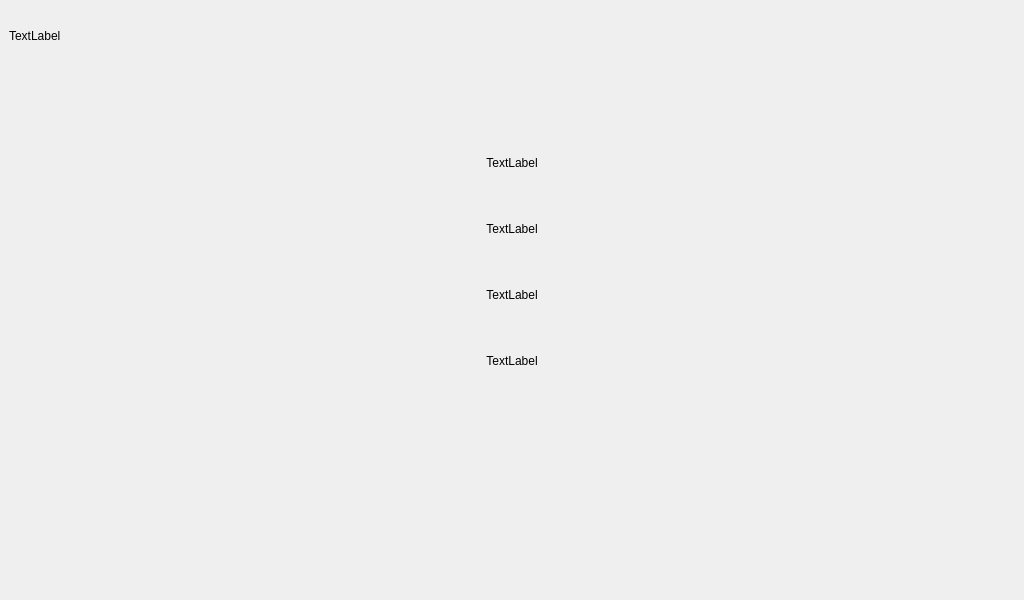
<?xml version="1.0" encoding="UTF-8"?>
<ui version="4.0">
 <class>MainPage</class>
 <widget class="QWidget" name="MainPage">
  <property name="geometry">
   <rect>
    <x>0</x>
    <y>0</y>
    <width>1024</width>
    <height>600</height>
   </rect>
  </property>
  <property name="windowTitle">
   <string>Form</string>
  </property>
  <widget class="QFrame" name="verticalFrame">
   <property name="geometry">
    <rect>
     <x>0</x>
     <y>0</y>
     <width>1024</width>
     <height>600</height>
    </rect>
   </property>
   <layout class="QVBoxLayout" name="verticalLayout">
    <item>
     <spacer name="verticalSpacer">
      <property name="orientation">
       <enum>Qt::Vertical</enum>
      </property>
      <property name="sizeType">
       <enum>QSizePolicy::Fixed</enum>
      </property>
      <property name="sizeHint" stdset="0">
       <size>
        <width>10</width>
        <height>20</height>
       </size>
      </property>
     </spacer>
    </item>
    <item>
     <widget class="QLabel" name="titleLabel">
      <property name="text">
       <string>TextLabel</string>
      </property>
     </widget>
    </item>
    <item>
     <spacer name="verticalSpacer_2">
      <property name="orientation">
       <enum>Qt::Vertical</enum>
      </property>
      <property name="sizeHint" stdset="0">
       <size>
        <width>20</width>
        <height>40</height>
       </size>
      </property>
     </spacer>
    </item>
    <item>
     <widget class="QFrame" name="verticalFrame_2">
      <layout class="QVBoxLayout" name="verticalLayout_2">
       <item>
        <layout class="QHBoxLayout" name="horizontalLayout_2">
         <item>
          <spacer name="horizontalSpacer">
           <property name="orientation">
            <enum>Qt::Horizontal</enum>
           </property>
           <property name="sizeHint" stdset="0">
            <size>
             <width>40</width>
             <height>20</height>
            </size>
           </property>
          </spacer>
         </item>
         <item>
          <widget class="QLabel" name="ahrsLabel">
           <property name="minimumSize">
            <size>
             <width>400</width>
             <height>0</height>
            </size>
           </property>
           <property name="maximumSize">
            <size>
             <width>400</width>
             <height>16777215</height>
            </size>
           </property>
           <property name="text">
            <string>TextLabel</string>
           </property>
           <property name="alignment">
            <set>Qt::AlignCenter</set>
           </property>
          </widget>
         </item>
         <item>
          <spacer name="horizontalSpacer_2">
           <property name="orientation">
            <enum>Qt::Horizontal</enum>
           </property>
           <property name="sizeHint" stdset="0">
            <size>
             <width>40</width>
             <height>20</height>
            </size>
           </property>
          </spacer>
         </item>
        </layout>
       </item>
       <item>
        <spacer name="verticalSpacer_3">
         <property name="orientation">
          <enum>Qt::Vertical</enum>
         </property>
         <property name="sizeHint" stdset="0">
          <size>
           <width>20</width>
           <height>40</height>
          </size>
         </property>
        </spacer>
       </item>
       <item>
        <layout class="QHBoxLayout" name="horizontalLayout_3">
         <item>
          <spacer name="horizontalSpacer_3">
           <property name="orientation">
            <enum>Qt::Horizontal</enum>
           </property>
           <property name="sizeHint" stdset="0">
            <size>
             <width>40</width>
             <height>20</height>
            </size>
           </property>
          </spacer>
         </item>
         <item>
          <widget class="QLabel" name="planeLabel">
           <property name="minimumSize">
            <size>
             <width>400</width>
             <height>0</height>
            </size>
           </property>
           <property name="maximumSize">
            <size>
             <width>400</width>
             <height>16777215</height>
            </size>
           </property>
           <property name="text">
            <string>TextLabel</string>
           </property>
           <property name="alignment">
            <set>Qt::AlignCenter</set>
           </property>
          </widget>
         </item>
         <item>
          <spacer name="horizontalSpacer_4">
           <property name="orientation">
            <enum>Qt::Horizontal</enum>
           </property>
           <property name="sizeHint" stdset="0">
            <size>
             <width>40</width>
             <height>20</height>
            </size>
           </property>
          </spacer>
         </item>
        </layout>
       </item>
       <item>
        <spacer name="verticalSpacer_5">
         <property name="orientation">
          <enum>Qt::Vertical</enum>
         </property>
         <property name="sizeHint" stdset="0">
          <size>
           <width>20</width>
           <height>40</height>
          </size>
         </property>
        </spacer>
       </item>
       <item>
        <layout class="QHBoxLayout" name="horizontalLayout_4">
         <item>
          <spacer name="horizontalSpacer_5">
           <property name="orientation">
            <enum>Qt::Horizontal</enum>
           </property>
           <property name="sizeHint" stdset="0">
            <size>
             <width>40</width>
             <height>20</height>
            </size>
           </property>
          </spacer>
         </item>
         <item>
          <widget class="QLabel" name="restartLabel">
           <property name="minimumSize">
            <size>
             <width>400</width>
             <height>0</height>
            </size>
           </property>
           <property name="maximumSize">
            <size>
             <width>400</width>
             <height>16777215</height>
            </size>
           </property>
           <property name="text">
            <string>TextLabel</string>
           </property>
           <property name="alignment">
            <set>Qt::AlignCenter</set>
           </property>
          </widget>
         </item>
         <item>
          <spacer name="horizontalSpacer_6">
           <property name="orientation">
            <enum>Qt::Horizontal</enum>
           </property>
           <property name="sizeHint" stdset="0">
            <size>
             <width>40</width>
             <height>20</height>
            </size>
           </property>
          </spacer>
         </item>
        </layout>
       </item>
       <item>
        <spacer name="verticalSpacer_6">
         <property name="orientation">
          <enum>Qt::Vertical</enum>
         </property>
         <property name="sizeHint" stdset="0">
          <size>
           <width>20</width>
           <height>40</height>
          </size>
         </property>
        </spacer>
       </item>
       <item>
        <layout class="QHBoxLayout" name="horizontalLayout_5">
         <item>
          <spacer name="horizontalSpacer_8">
           <property name="orientation">
            <enum>Qt::Horizontal</enum>
           </property>
           <property name="sizeHint" stdset="0">
            <size>
             <width>40</width>
             <height>20</height>
            </size>
           </property>
          </spacer>
         </item>
         <item>
          <widget class="QLabel" name="exitLabel">
           <property name="minimumSize">
            <size>
             <width>400</width>
             <height>0</height>
            </size>
           </property>
           <property name="maximumSize">
            <size>
             <width>400</width>
             <height>16777215</height>
            </size>
           </property>
           <property name="text">
            <string>TextLabel</string>
           </property>
           <property name="alignment">
            <set>Qt::AlignCenter</set>
           </property>
          </widget>
         </item>
         <item>
          <spacer name="horizontalSpacer_7">
           <property name="orientation">
            <enum>Qt::Horizontal</enum>
           </property>
           <property name="sizeHint" stdset="0">
            <size>
             <width>40</width>
             <height>20</height>
            </size>
           </property>
          </spacer>
         </item>
        </layout>
       </item>
      </layout>
     </widget>
    </item>
    <item>
     <spacer name="verticalSpacer_4">
      <property name="orientation">
       <enum>Qt::Vertical</enum>
      </property>
      <property name="sizeHint" stdset="0">
       <size>
        <width>20</width>
        <height>40</height>
       </size>
      </property>
     </spacer>
    </item>
    <item>
     <widget class="QLabel" name="notesLabel">
      <property name="text">
       <string/>
      </property>
     </widget>
    </item>
    <item>
     <spacer name="verticalSpacer_7">
      <property name="orientation">
       <enum>Qt::Vertical</enum>
      </property>
      <property name="sizeHint" stdset="0">
       <size>
        <width>20</width>
        <height>40</height>
       </size>
      </property>
     </spacer>
    </item>
   </layout>
  </widget>
  <widget class="QFrame" name="buttonFrame">
   <property name="geometry">
    <rect>
     <x>511</x>
     <y>560</y>
     <width>512</width>
     <height>40</height>
    </rect>
   </property>
   <property name="styleSheet">
    <string notr="true"/>
   </property>
   <property name="lineWidth">
    <number>0</number>
   </property>
   <layout class="QHBoxLayout" name="horizontalButtons">
    <property name="spacing">
     <number>0</number>
    </property>
    <property name="leftMargin">
     <number>0</number>
    </property>
    <property name="topMargin">
     <number>0</number>
    </property>
    <property name="rightMargin">
     <number>0</number>
    </property>
    <property name="bottomMargin">
     <number>0</number>
    </property>
    <item>
     <layout class="QGridLayout" name="buttonLayout">
      <property name="spacing">
       <number>0</number>
      </property>
     </layout>
    </item>
   </layout>
  </widget>
 </widget>
 <resources/>
 <connections/>
</ui>
